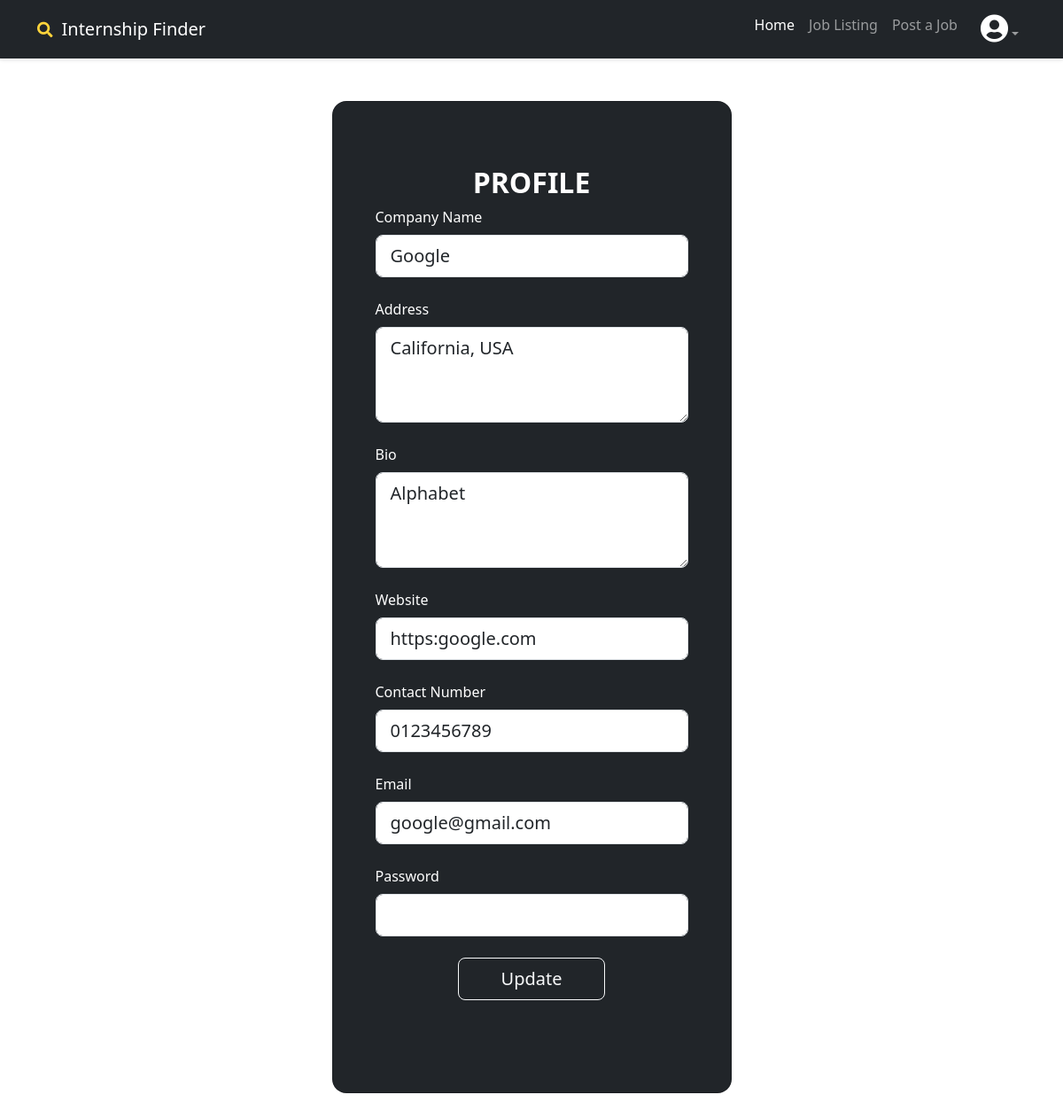
Page /internship-finder/company_profile/1/ (signed in) on the committed database.
### finder/models.py (models this page shows, shortened)
class Company(models.Model):
    id = models.AutoField(primary_key=True)
    user = models.OneToOneField(User, on_delete=models.CASCADE)
    company_name = models.CharField(max_length=30)
    company_address = models.TextField()
    company_bio = models.TextField(blank=True, null=True)
    website = models.URLField()
    contact_number = models.CharField(max_length=10)
    email = models.EmailField()
    type = models.CharField(max_length=15, default='company')

### finder/views.py (the view, shortened to what this page needs)
# urls.py: path('company_profile/<int:comp_id>/', views.company_profile, name='company-profile'),
def company_profile(request, comp_id):
    if not request.user.is_authenticated:
        return redirect("company_login")
    company = Company.objects.get(id=comp_id)
    return render(request, 'company-profile.html', {'user_type': 'company','profile': company,'company': company})

### finder/templates/company-profile.html (shortened to what this page needs)
{% extends 'basic.html' %}
{% block home %} active {% endblock %}
{% block body %}
 <div class="container py-5 h-100">
    <div class="row d-flex justify-content-center align-items-center h-100">
      <div class="col-12 col-md-8 col-lg-6 col-xl-5">
        <div class="card bg-dark text-white" style="border-radius: 1rem;">
          <div class="card-body p-5 ">
            <div class="mb-md-5 mt-md-4 pb-2">
              <form method="POST">
              <h2 class="fw-bold mb-2 text-uppercase text-center">Profile</h2>
              <div class="form-outline form-white mb-4">
                <label class="form-label" for="companyName">Company Name</label>
                <input type="text" id="companyName" class="form-control form-control-lg" name="company_name" value="{{ company.company_name }}" required/>
              </div>
              <div class="form-outline form-white mb-4">
                <label class="form-label" for="address">Address</label>
                <textarea id="address" class="form-control form-control-lg" rows="3" name="address" required>{{ company.company_address }}</textarea>
              </div>
              <div class="form-outline form-white mb-4">
                <label class="form-label" for="companyBio">Bio</label>
                <textarea id="companyBio" class="form-control form-control-lg" rows="3"  name="company_bio" required>{{ company.company_bio }}</textarea>
              </div>
              <div class="form-outline form-white mb-4">
                <label class="form-label" for="companyWeb">Website</label>
                <input type="url" id="companyWeb" class="form-control form-control-lg" value="{{ company.website }}" name="company_web" required/>
              </div>
              <div class="form-outline form-white mb-4">
                <label class="form-label" for="companyPhone">Contact Number</label>
                <input type="tel" pattern="[0-9]{10}" id="companyPhone" class="form-control form-control-lg" value="{{ company.contact_number }}" name="phone_number" required/>
              </div>
              <div class="form-outline form-white mb-4">
                <label class="form-label" for="typeEmailX">Email</label>
                <input type="email" id="typeEmailX" class="form-control form-control-lg" name="email" value="{{ company.email }}" required/>
              </div>
              <div class="form-outline form-white mb-4">
                <label class="form-label" for="typePasswordX">Password</label>
                <input type="password" id="typePasswordX" class="form-control form-control-lg" name="password" required/>
              </div>
              <div class="text-center">
              <button class="btn btn-outline-light btn-lg px-5" type="submit">Update</button>
              </div>
              </form>
            </div>
          </div>
        </div>
      </div>
    </div>
  </div>
{% endblock %}

### rows in the picture
Company: company_name "Google", address "California, USA", company_bio "Alphabet", company_web "https:google.com", phone_number "0123456789", email "google@gmail.com"
